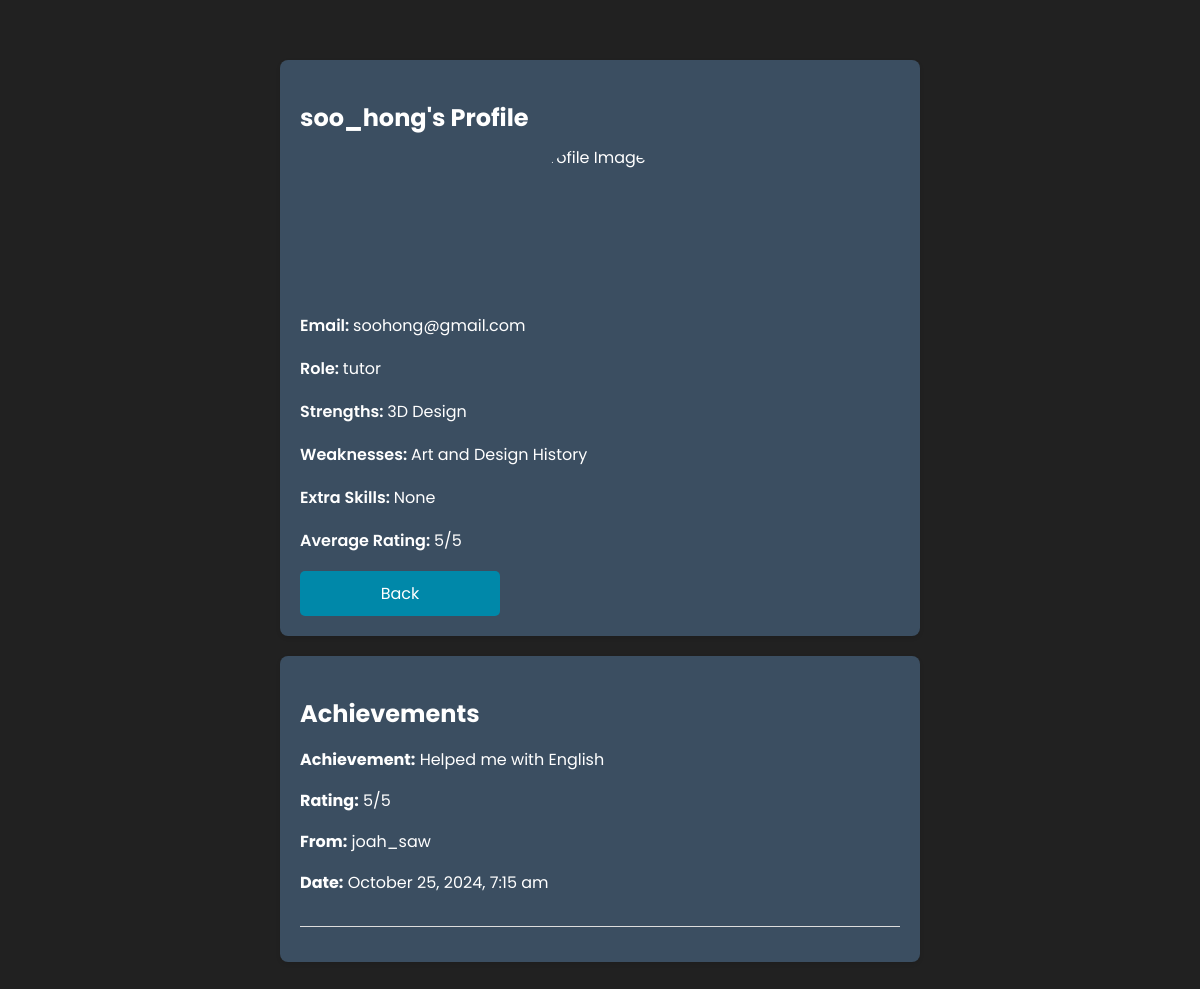
The app's page /profile_view_only.php?username=soo_hong with its own data.
### tables this page shows
CREATE TABLE `feedback` (
  `id` int(11) NOT NULL,
  `user_id` int(11) NOT NULL,
  `rated_by_user_id` int(11) NOT NULL,
  `rating` int(11) NOT NULL,
  `comment` text DEFAULT NULL,
  `created_at` timestamp NOT NULL DEFAULT current_timestamp()
);

CREATE TABLE `users` (
  `user_id` int(11) NOT NULL,
  `username` varchar(128) NOT NULL,
  `password` varchar(255) NOT NULL,
  `email` varchar(255) NOT NULL,
  `profile_img` varchar(255) DEFAULT NULL,
  `roles` varchar(10) NOT NULL
);

### profile_view_only.php (the view, shortened to what this page needs)
<?php
require 'database.php';
$username = $_GET['username'];
$lowerUsername = strtolower($username);
$sql = "
    SELECT u.username, u.email, u.profile_img, u.roles, s.strengths, s.weaknesses, s.extra_skills
    FROM users u
    LEFT JOIN (
        SELECT s1.username, s1.strengths, s1.weaknesses, s1.extra_skills
        FROM skills s1
        JOIN (
            SELECT username, MAX(id) AS max_id
            FROM skills
            GROUP BY username
        ) s2 ON s1.username = s2.username AND s1.id = s2.max_id
    ) s ON LOWER(u.username) = LOWER(s.username)
    WHERE LOWER(u.username) = ?";
$stmt = $conn->prepare($sql);
$stmt->bind_param('s', $lowerUsername);
$stmt->execute();
$result = $stmt->get_result();
$userDetails = $result->fetch_assoc();
$sql_avg_rating = "SELECT AVG(f.rating) AS average_rating
                   FROM feedback f
                   JOIN users u ON f.user_id = u.user_id
                   WHERE LOWER(u.username) = ?";
$stmt_avg_rating = $conn->prepare($sql_avg_rating);
$stmt_avg_rating->bind_param('s', $lowerUsername);
$stmt_avg_rating->execute();
$result_avg_rating = $stmt_avg_rating->get_result();
$avg_rating_result = $result_avg_rating->fetch_assoc();
$averageRating = $avg_rating_result['average_rating'];
$sql_feedback = "SELECT f.rating, f.comment, f.created_at, u.username AS rated_by
                 FROM feedback f
                 JOIN users u ON f.rated_by_user_id = u.user_id
                 WHERE f.user_id = (SELECT user_id FROM users WHERE LOWER(username) = ?)";
$stmt_feedback = $conn->prepare($sql_feedback);
$stmt_feedback->bind_param('s', $lowerUsername);
$stmt_feedback->execute();
$result_feedback = $stmt_feedback->get_result();
$feedbacks = [];
while ($row = $result_feedback->fetch_assoc()) {
    $feedbacks[] = $row;
}
?>
<!DOCTYPE html>
<html lang="en">
<head>
</head>
<body>
<div class="profile-container">
    <h2 class="profile-header"><?php echo htmlspecialchars($userDetails['username']); ?>'s Profile</h2>
    <img src="<?php echo htmlspecialchars($userDetails['profile_img'] ?? "images/profile.png"); ?>" alt="Profile Image" class="profile-img">
    <p class="profile-detail">
        <span class="profile-label">
            Email:
        </span>
        <?php echo htmlspecialchars($userDetails['email']); ?>
    </p>
    <p class="profile-detail">
        <span class="profile-label">
            Role:
        </span>
        <?php echo htmlspecialchars($userDetails['roles'] ?? 'Unknown Role'); ?>
    </p>
    <p class="profile-detail">
        <span class="profile-label">
            Strengths:
        </span>
        <?php echo htmlspecialchars($userDetails['strengths']); ?>
    </p>
    <p class="profile-detail">
        <span class="profile-label">
            Weaknesses:
        </span>
        <?php echo htmlspecialchars($userDetails['weaknesses']); ?>
    </p>
    <p class="profile-detail">
        <span class="profile-label">
            Extra Skills:
        </span>
        <?php echo empty(trim($userDetails['extra_skills'])) ? "None" : htmlspecialchars($userDetails['extra_skills']); ?>
    </p>
    <p class="profile-detail">
        <span class="profile-label">
            Average Rating:
        </span>
        <?php echo isset($averageRating) ? round($averageRating, 1) : 'No ratings yet'; ?>/5
    </p>
    <div class="button-container">
        <button class="back-button" onclick="window.history.back();">
                Back
        </button>
    </div>
</div>
<div class="feedback-container">
    <h2 class="profile-header">Achievements</h2>
    <?php if (!empty($feedbacks)): ?>
        <?php foreach ($feedbacks as $feedback): ?>
            <div class="feedback-entry">
                <p><strong>Achievement:</strong> <?php echo htmlspecialchars($feedback['comment']); ?></p>
                <p><strong>Rating:</strong> <?php echo $feedback['rating']; ?>/5</p>
                <p><strong>From:</strong> <?php echo htmlspecialchars($feedback['rated_by']); ?></p>
                <p><strong>Date:</strong> <?php echo date("F j, Y, g:i a", strtotime($feedback['created_at'])); ?></p>
            </div>
        <?php endforeach; ?>
    <?php else: ?>
        <p>No feedback available.</p>
    <?php endif; ?>
</div>
</body>
</html>

### profile_view_only.php (style rules this page uses)
body { font-family: 'Poppins', sans-serif; background-color: #212121; color: white; margin: 20px; padding: 20px; }
.profile-container, .feedback-container { background: #3B4E61; padding: 20px; border-radius: 8px; box-shadow: 0 2px 4px rgba(0,0,0,0.1); margin: auto; max-width: 600px; margin-top: 20px; }
.profile-header { font-size: 24px; color: #ffffff; margin-bottom: 10px; }
.profile-img { width: 150px; height: 150px; border-radius: 50%; display: block; margin: auto; object-fit: cover; }
.profile-detail { margin: 18px 0; }
.profile-label { font-weight: 600; }
.feedback-entry { margin-bottom: 15px; border-bottom: 1px solid #ddd; padding-bottom: 15px; }
.back-button { font-family: "Poppins", sans-serif; display: inline-block; padding: 10px; background-color: rgba(0, 136, 169, 1); color: white; text-align: center; border: none; border-radius: 5px; font-size: 16px; width: 200px; cursor: pointer; transition: background-color 0.3s; }

### records on screen
feedback: comment "Helped me with English", rating "5", users.username "joah_saw", created_at "October 25, 2024, 7:15 am"

### other values on screen
$userDetails['username'] "soo_hong"
$userDetails['email'] "soohong@gmail.com"
$userDetails['roles'] "tutor"
$userDetails['strengths'] "3D Design"
$userDetails['weaknesses'] "Art and Design History"
$averageRating "5"
